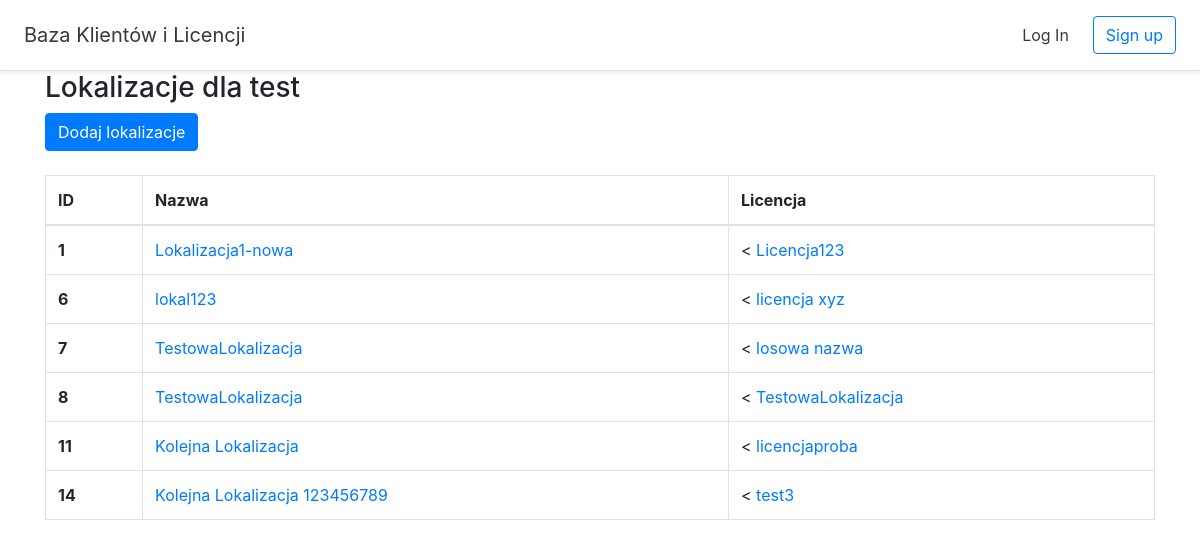
Page /klienci/1/lokalizacje on the earlier database version.
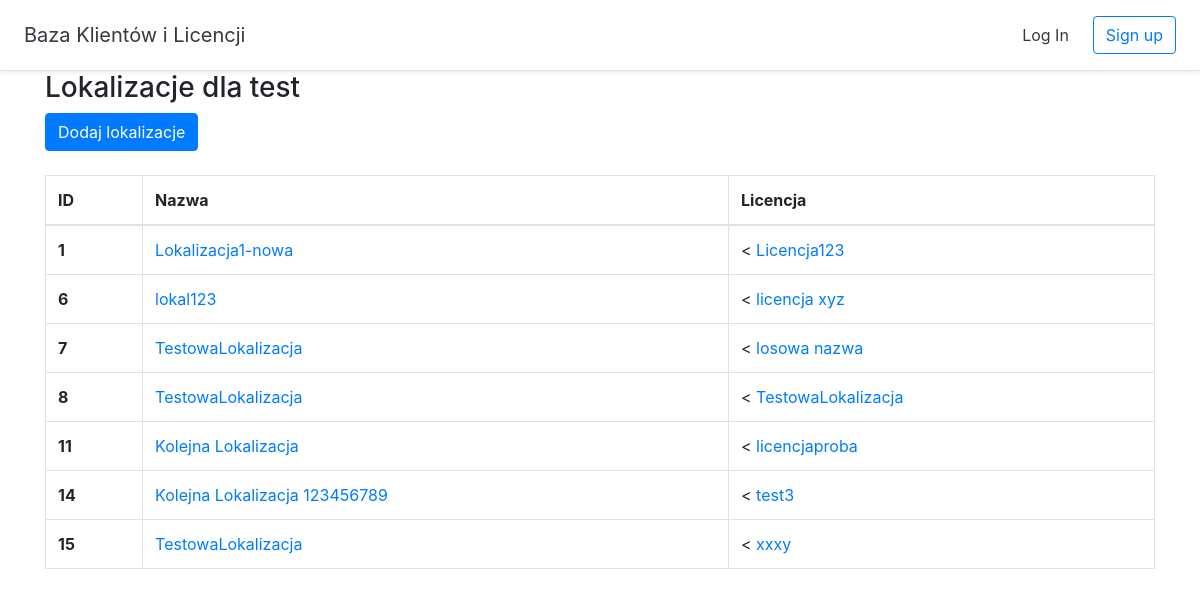
Same page on the later database version.
### baza/models.py (models this page shows, shortened)
class Klient(models.Model):
    prefixnip = models.CharField(max_length=2, default='PL')
    nip = models.CharField(max_length=10)
    nazwa = models.CharField(max_length=100)
    pelna_nazwa = models.CharField(max_length=255)
    ulica = models.CharField(max_length=100)
    miejscowosc = models.CharField(max_length=100)
    kod_pocztowy = models.CharField(max_length=6)
    telfon = models.CharField(max_length=15, blank=True)
    email = models.EmailField(blank=True)

class Lokalizacja(models.Model):
    klient = models.ForeignKey(Klient, on_delete=models.CASCADE)
    nazwa = models.CharField(max_length=255)
    ulica = models.CharField(max_length=100)
    miejscowosc = models.CharField(max_length=100)
    kod_pocztowy = models.CharField(max_length=6)
    telfon = models.CharField(max_length=15, blank=True)
    email = models.EmailField(blank=True)
    extra_info = models.TextField(max_length=256, blank=True)

class Licencja(models.Model):
    lokalizacja = models.OneToOneField(Lokalizacja, on_delete=models.CASCADE)
    modul = models.ManyToManyField(Moduly)
    nazwa = models.CharField(max_length=255)
    data_utworzenia = models.DateTimeField(auto_now=True)
    OKRES_WAZNOSCI = [
        (timezone.now() + timezone.timedelta(days=3* 365 / 12), '3 miesiace'),
        (timezone.now() + timezone.timedelta(days=6* 365 / 12), '6 miesięcy'),
        (timezone.now() + timezone.timedelta(days=12* 365 / 12), '1 rok'),
        (timezone.now() + timezone.timedelta(days=24* 365 / 12), '2 lata')
    ]
    czas_waznosci = models.DateTimeField(choices=OKRES_WAZNOSCI)
    WERSJE = [
        (1, 'XL-1'),
        (3, 'XL-3'),
        (5, 'XL-5'),
    ]
    wersja_programu = models.IntegerField(choices=WERSJE)
    def __str__(self):
        return self.nazwa

### baza/views.py (the view)
# urls.py: path('klienci/<klient>/lokalizacje', views.LokalizacjeView.as_view(), name='lokalizacje'),
class LokalizacjeView(generic.ListView):
    template_name = 'baza/lokalizacje_dla_klienta.html'
    context_object_name = 'lokalizacje'
    def get_queryset(self):
        self.klient = get_object_or_404(Klient, id=self.kwargs['klient'])
        return Lokalizacja.objects.filter(klient=self.klient)
    def get_context_data(self, **kwargs):
        context = super().get_context_data(**kwargs)
        context['klient'] = self.klient
        return context

### baza/templates/baza/lokalizacje_dla_klienta.html
{% extends 'baza/base.html' %}
{% block content %}
<div class="container">
    <h3>Lokalizacje dla {{klient.nazwa}}</h3>
    <a href="{% url 'lokalizacja_dodaj' klient.id %}" class="btn btn-primary">Dodaj lokalizacje</a>
    <br>
    <br>
    {% if lokalizacje %}
    <table class="table table-bordered">
        <thead>
        <tr>
            <th scope="col">ID</th>
            <th scope="col">Nazwa</th>
            <th scope="col">Licencja</th>
        </tr>
        </thead>
        <tbody>
        {% for lokalizacja in lokalizacje %}
        <tr>
            <th scope="row">{{lokalizacja.id}}</th>
            <td><a href="{% url 'lokalizacja_szczegoly' lokalizacja.id %}">{{ lokalizacja.nazwa }}</a></td>
            <td>
                {% if lokalizacja.licencja %}
                <<a href="{% url 'licencja_szczegoly' lokalizacja.licencja.id %}"> {{ lokalizacja.licencja }}</a>
                {% else %}
                <a href="{% url 'licencja_generuj' klient.id lokalizacja.id %}">generuj</a>
                {% endif %}
            </td>
        </tr>
        {% endfor %}
        </tbody>
    </table>
    {% else %}
    <p>Brak lokalizacji do wyświetlenia.</p>
    {% endif %}
</div>
{% endblock %}

### baza/templates/baza/base.html (shortened to what this page needs)
<!doctype html>
<html lang="en">
{% load static %}
<head>
  <link rel="stylesheet" href="https://stackpath.bootstrapcdn.com/bootstrap/4.2.1/css/bootstrap.min.css">
  <link href="#" rel="stylesheet">
</head>
<body>
  <div class="d-flex flex-column flex-md-row align-items-center p-3 px-md-4 bg-white border-bottom shadow-sm">
    <h5 class="my-0 mr-md-auto font-weight-normal"><a href="#" class="text-dark">Baza Klientów i Licencji</a></h5>
    <nav class="my-2 my-md-0 mr-md-3">
      {% if user.is_authenticated %}
      <a class="p-2 text-dark" href="{% url 'klienci' %}">Klienci</a>
      <a class="p-2 text-dark" href="#">Dashboard</a>
      <a class="p-2 text-dark" href="#">Log Out</a>
      {% else %}
      <a class="p-2 text-dark" href="#">Log In</a>
      {% endif %}
    </nav>
    {% if user.is_authenticated == False %}
    <a class="btn btn-outline-primary" href="#">Sign up</a>
    {% endif %}
  </div>
  {% block content %}
  {% endblock %}
</body>
</html>

Differences in the rows shown:
added Lokalizacja: id "15", nazwa "TestowaLokalizacja", licencja "xxxy"
